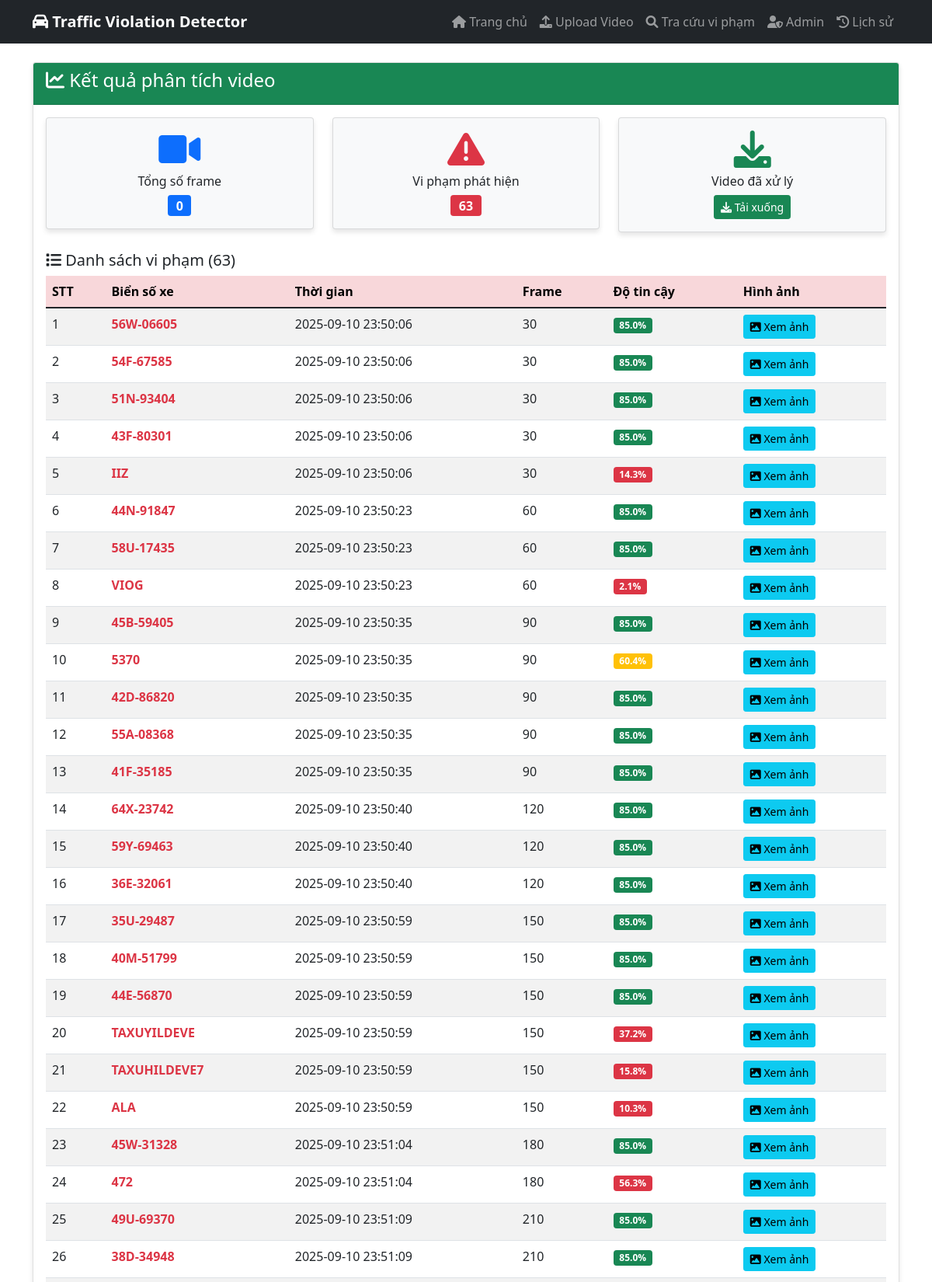
/results/20250910_234948_traffic_video_modified (upper part), run on the app's committed database.
### tables this page shows
CREATE TABLE violations (
            id INTEGER PRIMARY KEY AUTOINCREMENT,
            job_id TEXT NOT NULL,
            license_plate TEXT NOT NULL,
            timestamp TEXT NOT NULL,
            frame_number INTEGER,
            confidence REAL,
            bbox_x INTEGER,
            bbox_y INTEGER,
            bbox_w INTEGER,
            bbox_h INTEGER,
            created_at TIMESTAMP DEFAULT CURRENT_TIMESTAMP
        );

### app.py (the view)
@app.route('/results/<job_id>')
def show_results(job_id):
    with processing_lock:
        status = processing_status.get(job_id, {})
        results = processing_results.get(job_id, {})
    if not status or status.get('status') != 'completed':
        violations = database.get_violations_by_job_id(job_id)
        total_frames = 0  # Nếu muốn, có thể lưu số frame vào processed_videos
        status = {
            'status': 'completed',
            'progress': 100,
            'violations_found': len(violations),
            'output_video': database.get_output_video_by_job_id(job_id),
            'total_frames': total_frames
        }
        results = {'violations': violations}
    return render_template('results.html',
                          job_id=job_id,
                          status=status,
                          violations=results.get('violations', []))

### database.py (called while the page is built)
def get_db_connection():
    conn = sqlite3.connect(config.DATABASE_FILE)
    conn.row_factory = sqlite3.Row
    return conn

def get_output_video_by_job_id(job_id):
    conn = get_db_connection()
    cursor = conn.cursor()
    cursor.execute('SELECT output_video FROM processed_videos WHERE job_id = ?', (job_id,))
    row = cursor.fetchone()
    conn.close()
    return row['output_video'] if row else None

def get_violations_by_job_id(job_id):
    conn = get_db_connection()
    cursor = conn.cursor()
    cursor.execute('SELECT * FROM violations WHERE job_id = ? ORDER BY frame_number', (job_id,))
    rows = cursor.fetchall()
    conn.close()
    violations = []
    for row in rows:
        violations.append(dict(row))
    return violations

### templates/results.html (shortened to what this page needs)
{% extends "base.html" %}
{% block content %}
<div class="row">
    <div class="col-12">
        <div class="card">
            <div class="card-header bg-success text-white">
                <h4><i class="fas fa-chart-line"></i> Kết quả phân tích video</h4>
            </div>
            <div class="card-body">
                <div class="row mb-4">
                    <div class="col-md-4">
                        <div class="card bg-light">
                            <div class="card-body text-center">
                                <i class="fas fa-video fa-3x text-primary mb-2"></i>
                                <h6>Tổng số frame</h6>
                                <span class="badge bg-primary fs-6">{{ status.total_frames or 0 }}</span>
                            </div>
                        </div>
                    </div>
                    <div class="col-md-4">
                        <div class="card bg-light">
                            <div class="card-body text-center">
                                <i class="fas fa-exclamation-triangle fa-3x text-danger mb-2"></i>
                                <h6>Vi phạm phát hiện</h6>
                                <span class="badge bg-danger fs-6">{{ status.violations_found or 0 }}</span>
                            </div>
                        </div>
                    </div>
                    <div class="col-md-4">
                        <div class="card bg-light">
                            <div class="card-body text-center">
                                <i class="fas fa-download fa-3x text-success mb-2"></i>
                                <h6>Video đã xử lý</h6>
                                <a href="{{ url_for('download_processed_video', job_id=job_id) }}"
                                   class="btn btn-success btn-sm">
                                    <i class="fas fa-download"></i> Tải xuống
                                </a>
                            </div>
                        </div>
                    </div>
                </div>
                {% if violations %}
                <h5><i class="fas fa-list"></i> Danh sách vi phạm ({{ violations|length }})</h5>
                <div class="table-responsive">
                    <table class="table table-striped table-hover">
                        <thead class="table-danger">
                            <tr>
                                <th>STT</th>
                                <th>Biển số xe</th>
                                <th>Thời gian</th>
                                <th>Frame</th>
                                <th>Độ tin cậy</th>
                                <th>Hình ảnh</th>
                            </tr>
                        </thead>
                        <tbody>
                            {% for violation in violations %}
                            <tr>
                                <td>{{ loop.index }}</td>
                                <td>
                                    <strong class="text-danger">{{ violation.license_plate }}</strong>
                                </td>
                                <td>{{ violation.timestamp[:19].replace('T', ' ') }}</td>
                                <td>{{ violation.frame_number }}</td>
                                <td>
                                    <span class="badge bg-{% if violation.confidence > 0.8 %}success{% elif violation.confidence > 0.6 %}warning{% else %}danger{% endif %}">
                                        {{ "%.1f%%"|format(violation.confidence * 100) }}
                                    </span>
                                </td>
                                <td>
                                    <a href="{{ url_for('get_violation_image', job_id=job_id, violation_id=violation.id) }}"
                                       target="_blank" class="btn btn-info btn-sm">
                                        <i class="fas fa-image"></i> Xem ảnh
                                    </a>
                                </td>
                            </tr>
                            {% endfor %}
                        </tbody>
                    </table>
                </div>
                {% else %}
                <div class="alert alert-info text-center">
                    <i class="fas fa-info-circle fa-2x mb-3"></i>
                    <h5>Không phát hiện vi phạm</h5>
                    <p>Không có xe nào vi phạm đèn đỏ trong video này.</p>
                </div>
                {% endif %}
            </div>
        </div>
    </div>
</div>
{% endblock %}

### templates/base.html (style rules this page uses)
.card { box-shadow: 0 4px 6px rgba(0, 0, 0, 0.1); }

### data on the page
violations: license_plate "56W-06605", timestamp "2025-09-10 23:50:06", frame_number "30", violation.confidence*100 "85.0%"
violations: license_plate "54F-67585", timestamp "2025-09-10 23:50:06", frame_number "30", violation.confidence*100 "85.0%"
violations: license_plate "51N-93404", timestamp "2025-09-10 23:50:06", frame_number "30", violation.confidence*100 "85.0%"
violations: license_plate "43F-80301", timestamp "2025-09-10 23:50:06", frame_number "30", violation.confidence*100 "85.0%"
violations: license_plate "IIZ", timestamp "2025-09-10 23:50:06", frame_number "30", violation.confidence*100 "14.3%"
violations: license_plate "44N-91847", timestamp "2025-09-10 23:50:23", frame_number "60", violation.confidence*100 "85.0%"
violations: license_plate "58U-17435", timestamp "2025-09-10 23:50:23", frame_number "60", violation.confidence*100 "85.0%"
violations: license_plate "VIOG", timestamp "2025-09-10 23:50:23", frame_number "60", violation.confidence*100 "2.1%"
violations: license_plate "45B-59405", timestamp "2025-09-10 23:50:35", frame_number "90", violation.confidence*100 "85.0%"
violations: license_plate "5370", timestamp "2025-09-10 23:50:35", frame_number "90", violation.confidence*100 "60.4%"
violations: license_plate "42D-86820", timestamp "2025-09-10 23:50:35", frame_number "90", violation.confidence*100 "85.0%"
violations: license_plate "55A-08368", timestamp "2025-09-10 23:50:35", frame_number "90", violation.confidence*100 "85.0%"
violations: license_plate "41F-35185", timestamp "2025-09-10 23:50:35", frame_number "90", violation.confidence*100 "85.0%"
violations: license_plate "64X-23742", timestamp "2025-09-10 23:50:40", frame_number "120", violation.confidence*100 "85.0%"
violations: license_plate "59Y-69463", timestamp "2025-09-10 23:50:40", frame_number "120", violation.confidence*100 "85.0%"
violations: license_plate "36E-32061", timestamp "2025-09-10 23:50:40", frame_number "120", violation.confidence*100 "85.0%"
violations: license_plate "35U-29487", timestamp "2025-09-10 23:50:59", frame_number "150", violation.confidence*100 "85.0%"
violations: license_plate "40M-51799", timestamp "2025-09-10 23:50:59", frame_number "150", violation.confidence*100 "85.0%"
violations: license_plate "44E-56870", timestamp "2025-09-10 23:50:59", frame_number "150", violation.confidence*100 "85.0%"
violations: license_plate "TAXUYILDEVE", timestamp "2025-09-10 23:50:59", frame_number "150", violation.confidence*100 "37.2%"
violations: license_plate "TAXUHILDEVE7", timestamp "2025-09-10 23:50:59", frame_number "150", violation.confidence*100 "15.8%"
violations: license_plate "ALA", timestamp "2025-09-10 23:50:59", frame_number "150", violation.confidence*100 "10.3%"
violations: license_plate "45W-31328", timestamp "2025-09-10 23:51:04", frame_number "180", violation.confidence*100 "85.0%"
violations: license_plate "472", timestamp "2025-09-10 23:51:04", frame_number "180", violation.confidence*100 "56.3%"
violations: license_plate "49U-69370", timestamp "2025-09-10 23:51:09", frame_number "210", violation.confidence*100 "85.0%"
violations: license_plate "38D-34948", timestamp "2025-09-10 23:51:09", frame_number "210", violation.confidence*100 "85.0%"

### other printed values
{{ status.total_frames or 0 }} "0"
{{ status.violations_found or 0 }} "63"
{{ violations|length }} "63"
